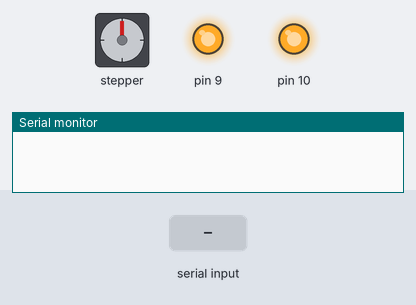
Simulated run of this sketch. Board: Arduino Uno, built with avr-gcc and run on an emulated ATmega328P. On the bench: stepper motor, output pins drawn as LEDs (lit = HIGH), the last lines printed to the serial monitor. The test bench sets the inputs (shaded band). Stepper angles assume 203 steps per turn.

Above: at 1.2 s.
1.3 s: "200\n" received over Serial
At 1.56 s:
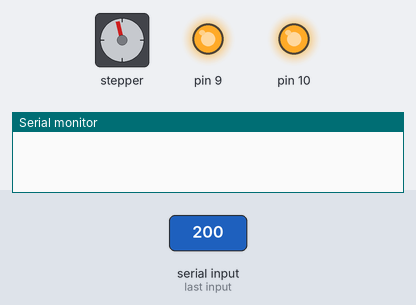
At 4.19 s:
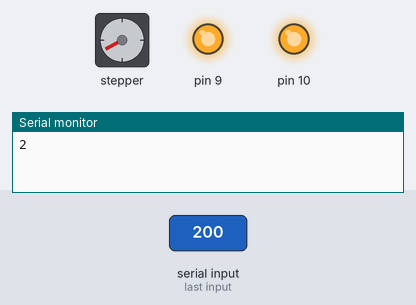
4.3 s: "30,150\n" received over Serial
At 4.56 s:
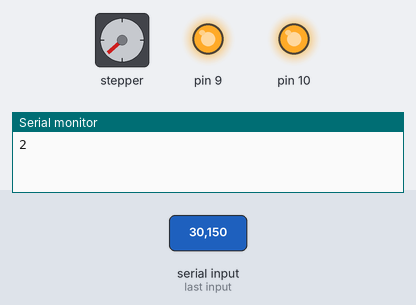
Timing chart, 0 to 20.0 s (numbered marks = the images above; inputs shaded):
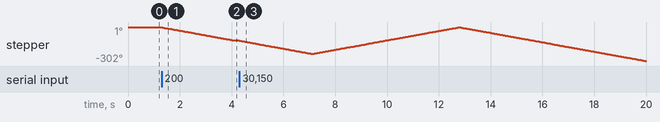

Measured:
- after the input at 1.3 s, stepper: keeps turning counter-clockwise at about 43°/s, starting at once
- after the input at 4.3 s, stepper: turns 119° counter-clockwise in 2.8 s, then 238° clockwise in 5.6 s, then 302° counter-clockwise in 7.2 s

The sketch:

barStepper.ino
```cpp
#include <Stepper.h>

const int stepsPerLittleRevolution = 203;  //rotates the little gear one revolution
const int stepsPerBigRevolution = 2*stepsPerLittleRevolution; //rotates the big gear one revolution


// initialize the stepper library on pins 8 through 11:
Stepper myStepper(stepsPerLittleRevolution, 8,11,12,13);

// set global state
int state = 1;

void setup(){
  // set the speed at 10 rpm
  myStepper.setSpeed(7.5);
  //initialize serial port
  Serial.begin(9600);
  //define pins
  pinMode(7, INPUT);
  pinMode(9, OUTPUT);
  pinMode(10, OUTPUT);
  digitalWrite(9,HIGH);
  digitalWrite(10, HIGH);

//  Serial.println("start");
  //sends to reset state
//  reset();
}

void loop(){
  if (Serial.available()){ //checks to see if there is a reading from the pid
    // read in from serial
    int piRead = Serial.read()-'0';
    // check if reset
    if (piRead == 7){
       reset();
    }
    // check if state changing
    else if (piRead > 0 && piRead < 7)
    {
       changeState(piRead);
    }
    }
  }


//moves the turntable to given state
void changeState(int newState){
  // number of states to rotate
  int stateSwitch = state - newState;
  // number of steps to next state
  int numSteps = (stepsPerBigRevolution/6)*stateSwitch;
  // Rotate to next state
  myStepper.step(numSteps);
  // Set the state
  state = newState;
  // Notify the Pi
  Serial.print(state);
}

//resets the turntable
void reset(){
  //correct later
  changeState(6);

  boolean inStateZero;
  int switchRead = digitalRead(7);

  while (switchRead != HIGH){
    Serial.println(switchRead);
    switchRead = digitalRead(7);
    myStepper.step(-1);
    delay(200); //control speed of arduino (approx 7.5 RPM)
    }
 //sets the state
 state = 1;
 Serial.print(state);
}
```
